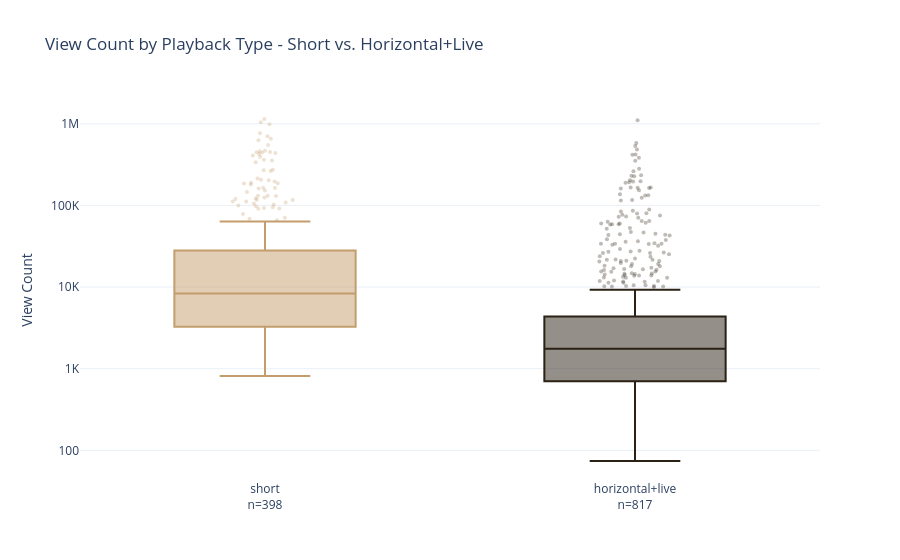

Notebook code for this chart:
### Code cell
df['playback_type'] = np.where(df['format'] == 'short', 'short', 'horizontal+live')

order = ['short', 'horizontal+live']
n = df['playback_type'].value_counts()

fig = px.box(
    df, x='playback_type', y='view_count',
    log_y=True,
    color='playback_type',
    category_orders={'playback_type': order},
    title='View Count by Playback Type - Short vs. Horizontal+Live',
    labels={'playback_type': '', 'view_count': 'View Count'},
)

fig.update_traces(marker=dict(opacity=0.3, size=4), jitter=0.4)

fig.update_layout(showlegend=False)

fig.update_xaxes(
    tickvals=order,
    ticktext=[f'{f}<br>n={n[f]}' for f in order])

fig.update_yaxes(
    tickvals=[100, 1_000, 10_000, 100_000, 1_000_000],
    ticktext=['100', '1K', '10K', '100K', '1M'])

fig.show()

### Figure 1 — Plotly figure (JSON) as saved in the notebook; plotly's stock layout.template omitted (floating-point values rounded to 4 significant figures; data arrays with more than 128 entries replaced by an {"elided": "..."} marker saying what was removed)
{"data": [{"alignmentgroup": "True", "hovertemplate": "=%{x}<br>View Count=%{y}<extra></extra>", "jitter": 0.4, "legendgroup": "short", "marker": {"color": "#C39E6D", "opacity": 0.3, "size": 4}, "name": "short", "notched": false, "offsetgroup": "short", "orientation": "v", "showlegend": true, "type": "box", "x": {"elided": "398 str values"}, "x0": " ", "xaxis": "x", "y": {"elided": "398 int values"}, "y0": " ", "yaxis": "y"}, {"alignmentgroup": "True", "hovertemplate": "=%{x}<br>View Count=%{y}<extra></extra>", "jitter": 0.4, "legendgroup": "horizontal+live", "marker": {"color": "#2B2114", "opacity": 0.3, "size": 4}, "name": "horizontal+live", "notched": false, "offsetgroup": "horizontal+live", "orientation": "v", "showlegend": true, "type": "box", "x": {"elided": "817 str values"}, "x0": " ", "xaxis": "x", "y": {"elided": "817 int values"}, "y0": " ", "yaxis": "y"}], "layout": {"boxmode": "overlay", "legend": {"title": {"text": ""}, "tracegroupgap": 0}, "showlegend": false, "title": {"text": "View Count by Playback Type - Short vs. Horizontal+Live"}, "xaxis": {"anchor": "y", "categoryarray": ["short", "horizontal+live"], "categoryorder": "array", "domain": [0, 1], "ticktext": ["short<br>n=398", "horizontal+live<br>n=817"], "tickvals": ["short", "horizontal+live"], "title": {"text": ""}}, "yaxis": {"anchor": "x", "domain": [0, 1], "ticktext": ["100", "1K", "10K", "100K", "1M"], "tickvals": [100, 1000, 10000, 100000, 1000000], "title": {"text": "View Count"}, "type": "log"}}}
